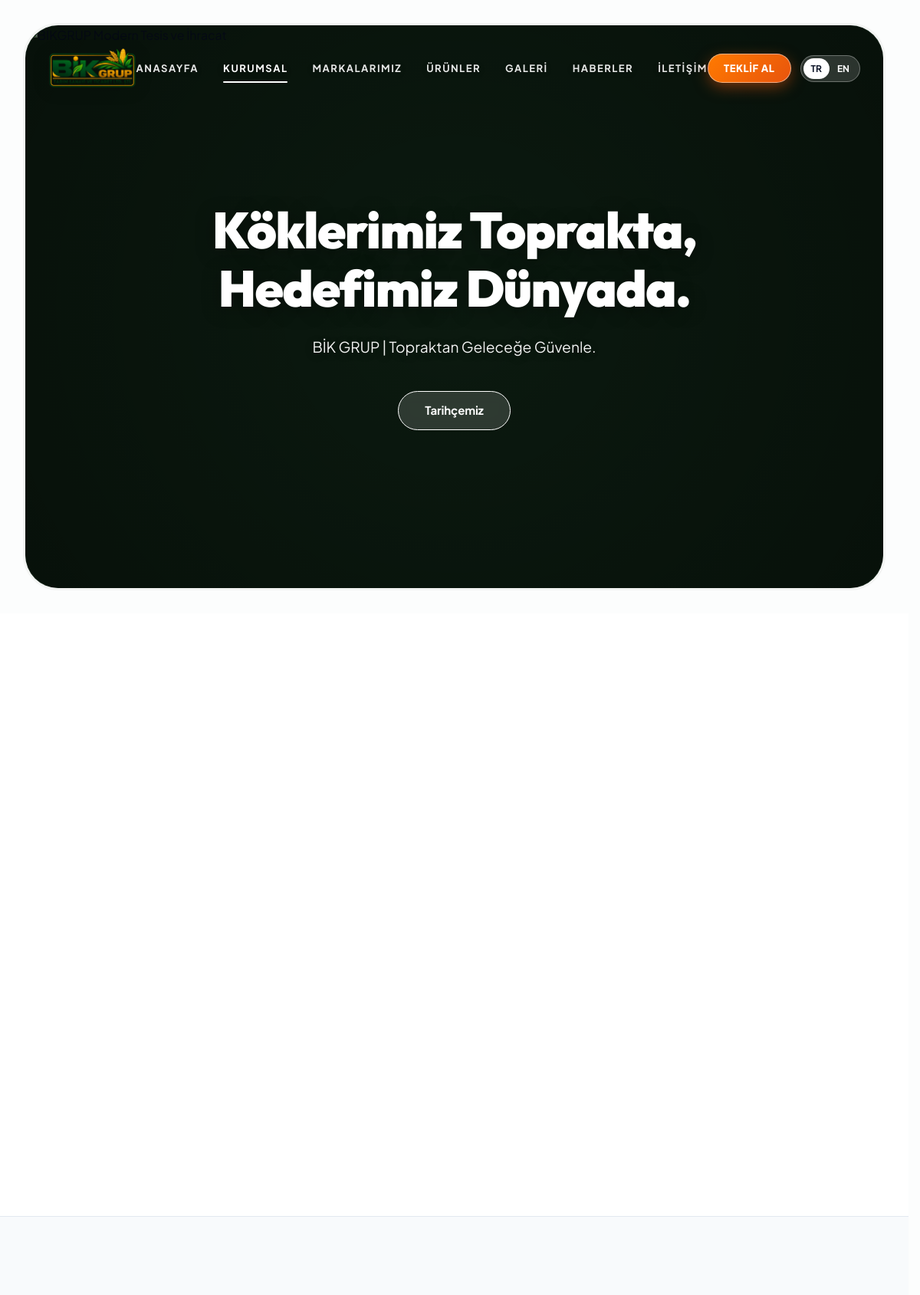
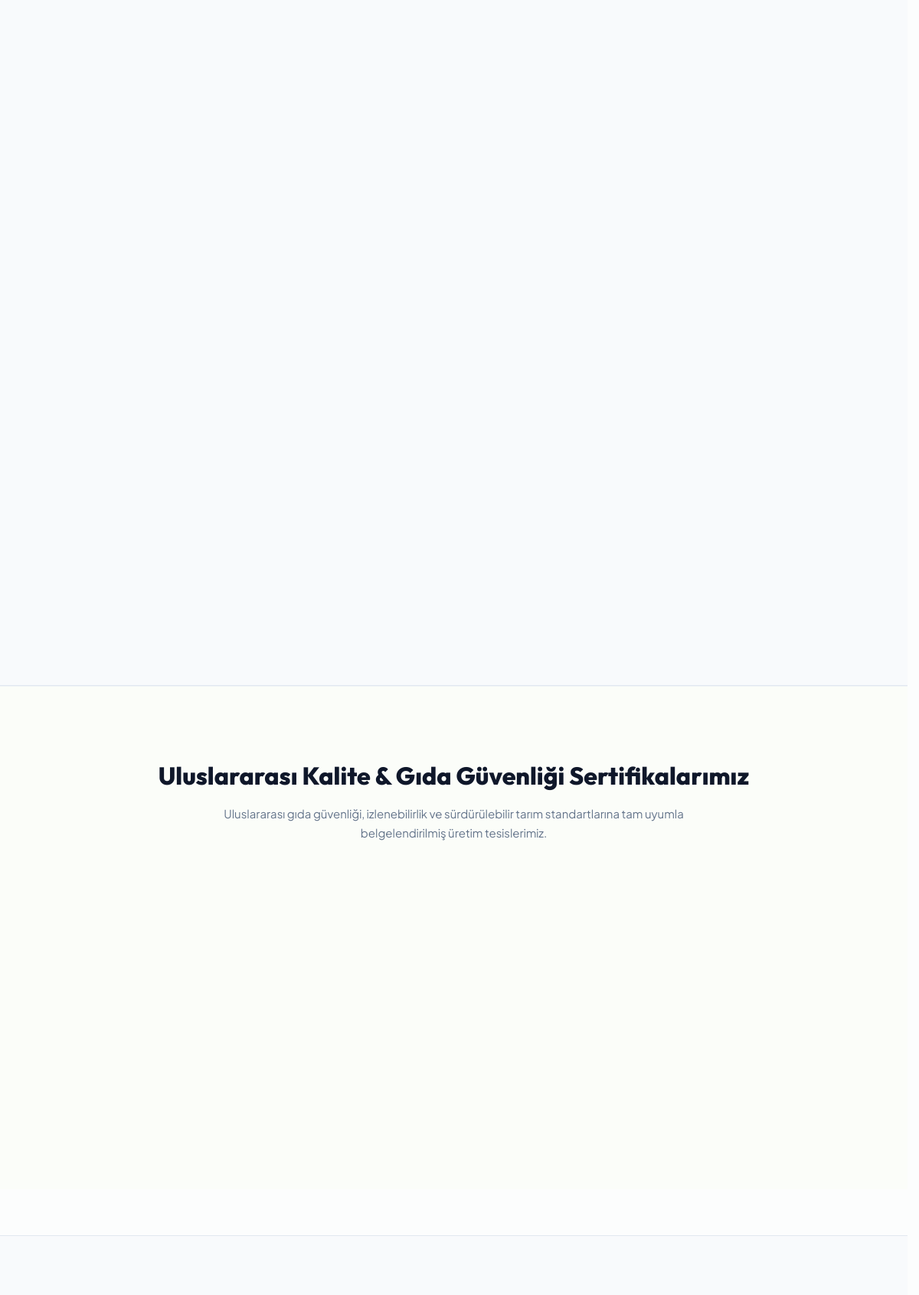
The app's page /kurumsal (upper part) with its own data (2 pictures, top to bottom).
### tables this page shows
CREATE TABLE `page_sections` (
  `id` int(11) NOT NULL AUTO_INCREMENT,
  `page_key` varchar(50) NOT NULL COMMENT 'home, about, contact',
  `section_key` varchar(80) NOT NULL,
  `title_tr` varchar(255) NOT NULL,
  `title_en` varchar(255) DEFAULT NULL,
  `subtitle_tr` varchar(255) DEFAULT NULL,
  `subtitle_en` varchar(255) DEFAULT NULL,
  `body_tr` longtext DEFAULT NULL,
  `body_en` longtext DEFAULT NULL,
  `extra_json` longtext DEFAULT NULL CHECK (json_valid(`extra_json`)),
  `updated_at` timestamp NOT NULL DEFAULT current_timestamp() ON UPDATE current_timestamp(),
  PRIMARY KEY (`id`),
  UNIQUE KEY `section_key` (`section_key`)
);

### app/Controllers/AboutController.php (called while the page is built, shortened)
<?php
require_once ROOT_PATH . '/app/Models/PageSection.php';
class AboutController
{
    public function index(): void
    {
        $sections = PageSection::getPageSections('about');
        View::render('about', [
            'pageTitle'  => __('nav_about_sub') . ' | ' . Settings::get('site_name', 'BİKGRUP'),
            'sections'   => $sections,
            'activeNav'  => 'about'
        ]);
    }
}

### app/Models/PageSection.php (called while the page is built, shortened)
<?php
class PageSection
{
    public static function getPageSections(string $pageKey): array
    {
        $db = Database::getConnection();
        $stmt = $db->prepare("SELECT * FROM page_sections WHERE page_key = ?");
        $stmt->execute([$pageKey]);
        $rows = $stmt->fetchAll();
        $sections = [];
        foreach ($rows as $row) {
            $row['extra'] = !empty($row['extra_json']) ? json_decode($row['extra_json'], true) : [];
            $sections[$row['section_key']] = $row;
        }
        return $sections;
    }
    public static function get(string $sectionKey): ?array
    {
        $db = Database::getConnection();
        $stmt = $db->prepare("SELECT * FROM page_sections WHERE section_key = ? LIMIT 1");
        $stmt->execute([$sectionKey]);
        $row = $stmt->fetch();
        if ($row) {
            $row['extra'] = !empty($row['extra_json']) ? json_decode($row['extra_json'], true) : [];
            return $row;
        }
        return null;
    }
}

### core/Settings.php (called while the page is built, shortened)
<?php
class Settings
{
    private static array $cache = [];
    public static function load(): void
    {
        try {
            $db = Database::getConnection();
            $rows = $db->query("SELECT setting_key, setting_value, group_name FROM settings")->fetchAll();
            foreach ($rows as $row) {
                self::$cache[$row['setting_key']] = $row['setting_value'];
            }
        } catch (Exception $e) {
            self::$cache = [];
        }
    }
    public static function get(string $key, ?string $default = null): string
    {
        return self::$cache[$key] ?? $default ?? '';
    }
}

### core/Lang.php (called while the page is built, shortened)
<?php
class Lang
{
    private static string $currentLang = DEFAULT_LANG;
    private static array $translations = [];
    private static function loadDictionary(string $lang): void
    {
        $filePath = LANG_PATH . '/' . $lang . '.php';
        if (file_exists($filePath)) {
            self::$translations = require $filePath;
        } else {
            self::$translations = [];
        }
    }
    public static function get(string $key, ?string $default = null): string
    {
        if (isset(self::$translations[$key])) {
            return self::$translations[$key];
        }
        return $default ?? $key;
    }
    public static function current(): string
    {
        return self::$currentLang;
    }
    public static function switchUrl(string $targetLang): string
    {
        $query = $_GET;
        $query['lang'] = $targetLang;
        return '?' . http_build_query($query);
    }
}
function __(string $key, ?string $default = null): string
{
    return Lang::get($key, $default);
}

### views/pages/about.php (the view, shortened to what this page needs)
<?php
$currentLang = Lang::current();
$aboutHero = PageSection::get('about_hero') ?? [];
$aboutHeroExtra = $aboutHero['extra'] ?? [];
$aboutCerts = PageSection::get('about_certs') ?? [];
$siteLogo = Settings::get('site_logo', '');
$siteLogoText = Settings::get('site_logo_text', 'BİK GRUP');
?>
<section class="adler-hero-viewport">
    <div class="adler-contour-frame frame-centered">
        <img src="<?= BASE_URL ?>/public/images/<?= htmlspecialchars($aboutHeroExtra['bg_image'] ?? 'facility_automation.jpg') ?>" alt="BİKGRUP Modern Tesis ve İhracat" class="adler-bg-poster" loading="eager">
        <div class="adler-vignette"></div>
        <div class="adler-top-header">
            <a href="<?= BASE_URL ?>/" class="adler-logo">
                <?php if (!empty($siteLogo) && file_exists(UPLOADS_PATH . '/' . $siteLogo)): ?>
                    <img src="<?= BASE_URL ?>/public/images/<?= htmlspecialchars($siteLogo) ?>" alt="<?= htmlspecialchars($siteLogoText) ?>" style="max-height: 64px; width: auto; object-fit: contain;">
                <?php else: ?>
                    <span><?= htmlspecialchars($siteLogoText) ?></span>
                <?php endif; ?>
            </a>
            <nav class="adler-nav-menu">
                <a href="<?= BASE_URL ?>/" class="adler-nav-link"><?= __('nav_home') ?></a>
                <a href="<?= BASE_URL ?>/kurumsal" class="adler-nav-link active"><?= __('nav_about') ?></a>
                <a href="<?= BASE_URL ?>/markalar" class="adler-nav-link"><?= __('nav_brands', 'Markalarımız') ?></a>
                <a href="<?= BASE_URL ?>/urunler" class="adler-nav-link"><?= __('nav_products') ?></a>
                <a href="<?= BASE_URL ?>/galeri" class="adler-nav-link"><?= $currentLang === 'en' ? 'Gallery' : 'Galeri' ?></a>
                <a href="<?= BASE_URL ?>/blog" class="adler-nav-link"><?= __('nav_blog') ?></a>
                <a href="<?= BASE_URL ?>/iletisim" class="adler-nav-link"><?= __('nav_contact') ?></a>
            </nav>
            <div class="adler-actions-group">
                <button type="button" class="header-quote-btn header-quote-btn-hero" onclick="openQuoteModal()" aria-label="Teklif Al">
                    <span class="quote-btn-text"><?= $currentLang === 'en' ? 'Get a Quote' : 'Teklif Al' ?></span>
                </button>
                <div class="adler-lang-pill">
                    <a href="<?= Lang::switchUrl('tr') ?>" class="adler-lang-item <?= $currentLang === 'tr' ? 'active' : '' ?>">TR</a>
                    <a href="<?= Lang::switchUrl('en') ?>" class="adler-lang-item <?= $currentLang === 'en' ? 'active' : '' ?>">EN</a>
                </div>
            </div>
        </div>
        <div class="adler-inner-center-hero">
            <h1 class="adler-inner-mega-title">
                <?= $currentLang === 'en' ? 'Our Roots in the Soil, Our Vision Worldwide.' : (!empty($aboutHero['title_tr']) ? nl2br(htmlspecialchars($aboutHero['title_tr'])) : 'Köklerimiz Toprakta,<br>Hedefimiz Dünyada.') ?>
            </h1>
            <p class="adler-inner-desc">
                <?= $currentLang === 'en'
                    ? 'BİK GRUP | Trusting the Future from the Soil.'
                    : htmlspecialchars($aboutHero['subtitle_tr'] ?? 'BİK GRUP | Topraktan Geleceğe Güvenle.') ?>
            </p>
            <div class="adler-inner-actions">
                <a href="<?= htmlspecialchars($aboutHeroExtra['btn_link'] ?? '#tarihce') ?>" class="about-pill-btn" style="border-color: #ffffff; color: #ffffff; background: rgba(255,255,255,0.15); backdrop-filter: blur(8px);">
                    <?= $currentLang === 'en' ? 'Our History' : htmlspecialchars($aboutHeroExtra['btn_text'] ?? 'Tarihçemiz') ?>
                </a>
            </div>
        </div>
        <div style="height: 30px;"></div>
    </div>
</section>
<section class="about-statement-section" id="tarihce">
</section>
<section class="section brands-dark-showcase" style="background: #f8fafc; padding: 70px 0 !important; border-top: 1px solid #e2e8f0; border-bottom: 1px solid #e2e8f0;">
    <div class="brands-wide-container">
    </div>
</section>
<section class="section" id="sertifikalar" style="background: #fbfdf9; border-top: 1px solid #eef2f6;">
    <div class="container" style="text-align: center;">
        <h2 style="font-family: var(--font-heading); font-size: 32px; font-weight: 800; margin-bottom: 12px; color: var(--theme-text);">
            <?= htmlspecialchars($aboutCerts['title_' . $currentLang] ?? ($currentLang === 'en' ? 'Our International Quality & Food Safety Accreditations' : ($aboutCerts['title_tr'] ?? __('sec_certifications', 'Uluslararası Kalite & Gıda Güvenliği Sertifikalarımız')))) ?>
        </h2>
        <p style="color: #64748b; font-size: 15px; max-width: 620px; margin: 0 auto 35px auto;">
            <?= htmlspecialchars($aboutCerts['body_' . $currentLang] ?? ($currentLang === 'en' ? 'Our processing facilities operate under full compliance with global food safety, traceability, and sustainable agriculture standards.' : ($aboutCerts['body_tr'] ?? 'Uluslararası gıda güvenliği, izlenebilirlik ve sürdürülebilir tarım standartlarına tam uyumla belgelendirilmiş üretim tesislerimiz.'))) ?>
        </p>
    </div>
</section>

### records on screen
page_sections: title_tr "Köklerimiz Toprakta, Hedefimiz Dünyada.", subtitle_tr "BİK GRUP | Topraktan Geleceğe Güvenle."
page_sections: title_tr "Uluslararası Kalite & Gıda Güvenliği Sertifikalarımız", body_tr "Uluslararası gıda güvenliği, izlenebilirlik ve sürdürülebilir tarım standartlarına tam uyumla belgelendirilmiş üretim tesislerimiz."

### other values on screen
__('nav_home') "ANASAYFA"
__('nav_about') "KURUMSAL"
__('nav_brands', 'Markalarımız') "MARKALARIMIZ"
__('nav_products') "ÜRÜNLER"
__('nav_blog') "HABERLER"
__('nav_contact') "İLETIŞIM"
$aboutHeroExtra['btn_text'] "Tarihçemiz"
